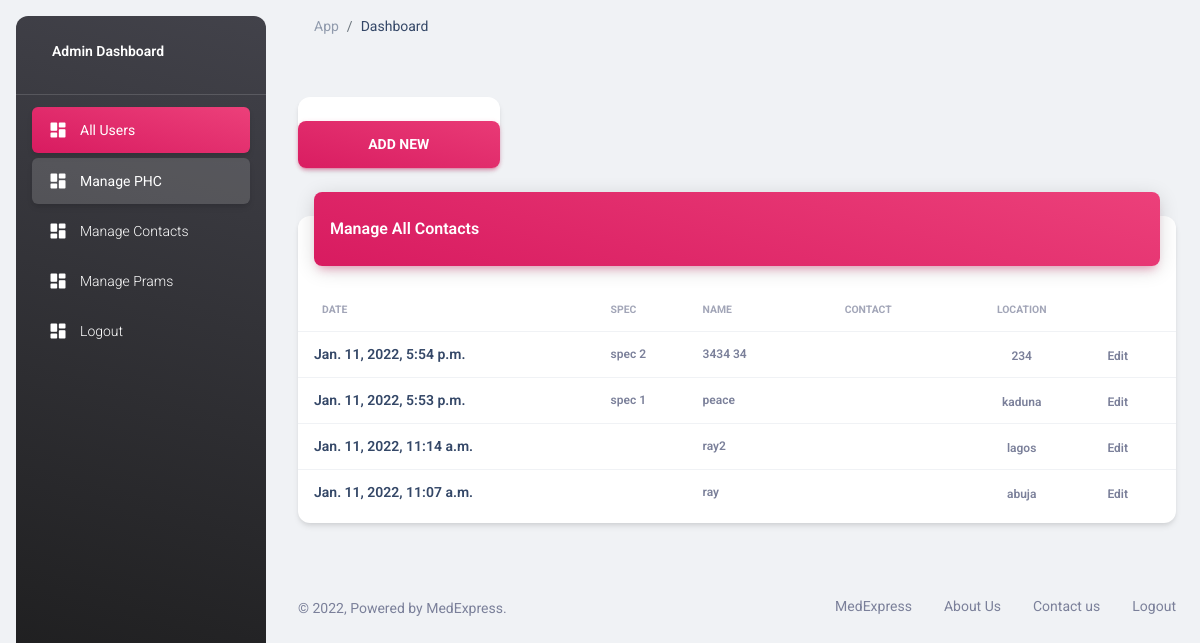
Screenshot of /admin-user/manage-all-contacts/ with the database file from the repository.
### admin_user/models.py (models this page shows, shortened)
class Contact(models.Model):
	name = models.CharField(default="",max_length=20)
	spec = models.CharField(default="",max_length=20)
	location = models.TextField(default="")
	phone = models.CharField(default="",max_length=20)
	whatsapp = models.CharField(default="",max_length=20)
	email = models.CharField(default="",max_length=20)
	status = models.BooleanField(default=False)
	pub_date = models.DateTimeField(default=timezone.now)

### admin_user/views.py (the view)
# urls.py: path("manage-all-contacts/", views.ManageAllContactsView, name="manage_all_contacts"),
def ManageAllContactsView(request):
	if request.method == "POST":
		pass
	else:
		contacts = Contact.objects.order_by('-pub_date')
		context = {"contacts": contacts}
		return render(request, "admin_user/manage_all_contacts.html", context )

### admin_user/templates/admin_user/manage_all_contacts.html (shortened to what this page needs)
{% extends 'admin_user/base.html' %}
{% load static %}
{% block content %}
<div class="container-fluid py-4">
  <div class="row">
      <div class="col-3">
        <div class="card my-4">
          <span><a class="btn btn-lg bg-gradient-primary btn-lg w-100 mt-4 mb-0" href="{% url 'admin_user:add_contact' %}">Add New</a></span>
        </div>
      </div>
  </div>
  <div class="row">
    <div class="col-12">
      <div class="card my-4">
        <div class="card-header p-0 position-relative mt-n4 mx-3 z-index-2">
          <div class="bg-gradient-primary shadow-primary border-radius-lg pt-4 pb-3">
            <h6 class="text-white text-capitalize ps-3">Manage All Contacts</h6>
          </div>
        </div>
        <div class="card-body px-0 pb-2">
          <div class="table-responsive p-0">
            <table class="table align-items-center mb-0">
              <thead>
                <tr>
                  <th class="text-uppercase text-secondary text-xxs font-weight-bolder opacity-7">Date</th>
                  <th class="text-uppercase text-secondary text-xxs font-weight-bolder opacity-7 ps-2">Spec</th>
                  <th class="text-uppercase text-secondary text-xxs font-weight-bolder opacity-7 ps-2">Name</th>
                  <th class="text-center text-uppercase text-secondary text-xxs font-weight-bolder opacity-7">Contact</th>
                  <th class="text-center text-uppercase text-secondary text-xxs font-weight-bolder opacity-7">Location</th>
                  <th class="text-secondary opacity-7"></th>
                </tr>
              </thead>
              <tbody>
                {% for item in contacts %}
                  <tr>
                    <td>
                      <div class="d-flex px-2 py-1">
                        <div class="d-flex flex-column justify-content-center">
                          <h6 class="mb-0 text-sm">{{ item.pub_date }}</h6>
                        </div>
                      </div>
                    </td>
                    <td>
                      <p class="text-xs font-weight-bold mb-0">{{ item.spec }}</p>
                    </td>
                    <td>
                      <p class="text-xs font-weight-bold mb-0">{{ item.name }}</p>
                    </td>
                    <td class="align-middle text-center text-sm">
                    </td>
                    <td class="align-middle text-center">
                      <span class="text-secondary text-xs font-weight-bold">{{ item.location }}</span>
                    </td>
                    <td class="align-middle">
                      <a href="javascript:;" class="text-secondary font-weight-bold text-xs" data-toggle="tooltip" data-original-title="Edit user">
                        Edit
                      </a>
                    </td>
                  </tr>
                {% endfor %}
              </tbody>
            </table>
          </div>
        </div>
      </div>
    </div>
  </div>
</div>
{% endblock %}

### admin_user/templates/admin_user/base.html (shortened to what this page needs)
{% load static %}
<!DOCTYPE html>
<html lang="en">
<head>
  <link href="{% static 'app_user/assets/css/nucleo-icons.css' %}" rel="stylesheet" />
  <link href="{% static 'app_user/assets/css/nucleo-svg.css' %}" rel="stylesheet" />
  <link id="pagestyle" href="{% static 'app_user/assets/css/material-dashboard.css' %}" rel="stylesheet" />
</head>
<body class="g-sidenav-show  bg-gray-200">
  <aside class="sidenav navbar navbar-vertical navbar-expand-xs border-0 border-radius-xl my-3 fixed-start ms-3   bg-gradient-dark" id="sidenav-main">
    <div class="sidenav-header">
      <a class="navbar-brand m-0" href="{% url 'app_user:index' %}" target="_blank">
        <span class="ms-1 font-weight-bold text-white">Admin Dashboard</span>
      </a>
    </div>
    <hr class="horizontal light mt-0 mb-2">
    <div class="collapse navbar-collapse  w-auto h-auto" id="sidenav-collapse-main">
      <ul class="navbar-nav">
        <li class="nav-item">
          <a class="nav-link text-white active bg-gradient-primary" href="{% url 'admin_user:manage_all_users' %}">
            <div class="text-white text-center me-2 d-flex align-items-center justify-content-center">
              <i class="material-icons opacity-10">dashboard</i>
            </div>
            <span class="nav-link-text ms-1">All Users</span>
          </a>
        </li>
        <li class="nav-item">
          <a class="nav-link text-white active" href="{% url 'admin_user:manage_all_phcs' %}">
            <div class="text-white text-center me-2 d-flex align-items-center justify-content-center">
              <i class="material-icons opacity-10">dashboard</i>
            </div>
            <span class="nav-link-text ms-1">Manage PHC</span>
          </a>
        </li>
        <li class="nav-item">
          <a class="nav-link text-white " href="{% url 'admin_user:manage_all_contacts' %}">
            <div class="text-white text-center me-2 d-flex align-items-center justify-content-center">
              <i class="material-icons opacity-10">dashboard</i>
            </div>
            <span class="nav-link-text ms-1">Manage Contacts</span>
          </a>
        </li>
        <li class="nav-item">
          <a class="nav-link text-white " href="{% url 'admin_user:manage_all_prams' %}">
            <div class="text-white text-center me-2 d-flex align-items-center justify-content-center">
              <i class="material-icons opacity-10">dashboard</i>
            </div>
            <span class="nav-link-text ms-1">Manage Prams</span>
          </a>
        </li>
        <li class="nav-item">
          <a class="nav-link text-white " href="#">
            <div class="text-white text-center me-2 d-flex align-items-center justify-content-center">
              <i class="material-icons opacity-10">dashboard</i>
            </div>
            <span class="nav-link-text ms-1">Logout</span>
          </a>
        </li>
      </ul>
    </div>
  </aside>
  <main class="main-content position-relative max-height-vh-100 h-100 border-radius-lg ">
    <nav class="navbar navbar-main navbar-expand-lg px-0 mx-4 shadow-none border-radius-xl" id="navbarBlur" navbar-scroll="true">
      <div class="container-fluid py-1 px-3">
        <nav aria-label="breadcrumb">
          <ol class="breadcrumb bg-transparent mb-0 pb-0 pt-1 px-0 me-sm-6 me-5">
            <li class="breadcrumb-item text-sm"><a class="opacity-5 text-dark" href="javascript:;">App</a></li>
            <li class="breadcrumb-item text-sm text-dark active" aria-current="page">Dashboard</li>
          </ol>
        </nav>
      </div>
    </nav>
  {% block content %}
	{% endblock %}
      <footer class="footer py-4  ">
        <div class="container-fluid">
          <div class="row align-items-center justify-content-lg-between">
            <div class="col-lg-6 mb-lg-0 mb-4">
              <div class="copyright text-center text-sm text-muted text-lg-start">
                © ,
                Powered by MedExpress.
              </div>
            </div>
            <div class="col-lg-6">
              <ul class="nav nav-footer justify-content-center justify-content-lg-end">
                <li class="nav-item">
                  <a href="#" class="nav-link text-muted" target="_blank">MedExpress</a>
                </li>
                <li class="nav-item">
                  <a href="#" class="nav-link text-muted" target="_blank">About Us</a>
                </li>
                <li class="nav-item">
                  <a href="#" class="nav-link text-muted" target="_blank">Contact us</a>
                </li>
                <li class="nav-item">
                  <a href="#" class="nav-link pe-0 text-muted" target="_blank">Logout</a>
                </li>
              </ul>
            </div>
          </div>
        </div>
      </footer>
  </main>
</body>
</html>

### rows the page displays
Contact: pub_date "Jan. 11, 2022, 5:54 p.m.", spec "spec 2", name "3434 34", location "234"
Contact: pub_date "Jan. 11, 2022, 5:53 p.m.", spec "spec 1", name "peace", location "kaduna"
Contact: pub_date "Jan. 11, 2022, 11:14 a.m.", name "ray2", location "lagos"
Contact: pub_date "Jan. 11, 2022, 11:07 a.m.", name "ray", location "abuja"
